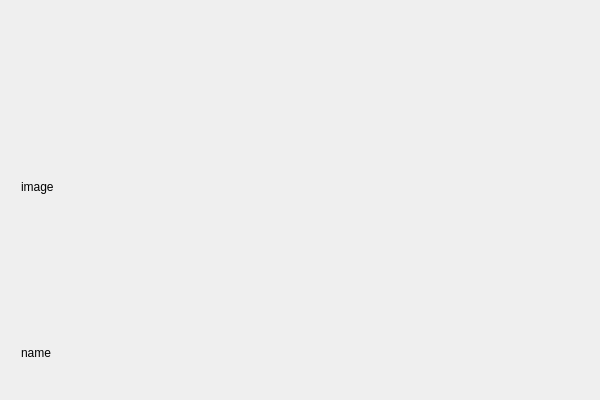
<?xml version="1.0" encoding="UTF-8"?>
<ui version="4.0">
 <class>Form</class>
 <widget class="QWidget" name="Form">
  <property name="geometry">
   <rect>
    <x>0</x>
    <y>0</y>
    <width>600</width>
    <height>400</height>
   </rect>
  </property>
  <property name="sizePolicy">
   <sizepolicy hsizetype="Expanding" vsizetype="Minimum">
    <horstretch>0</horstretch>
    <verstretch>0</verstretch>
   </sizepolicy>
  </property>
  <property name="minimumSize">
   <size>
    <width>600</width>
    <height>400</height>
   </size>
  </property>
  <property name="windowTitle">
   <string>Form</string>
  </property>
  <layout class="QVBoxLayout" name="verticalLayout_2">
   <item>
    <layout class="QVBoxLayout" name="verticalLayout">
     <property name="leftMargin">
      <number>10</number>
     </property>
     <property name="topMargin">
      <number>10</number>
     </property>
     <property name="rightMargin">
      <number>10</number>
     </property>
     <property name="bottomMargin">
      <number>10</number>
     </property>
     <item>
      <widget class="QLabel" name="imageLabel">
       <property name="enabled">
        <bool>true</bool>
       </property>
       <property name="sizePolicy">
        <sizepolicy hsizetype="Minimum" vsizetype="Fixed">
         <horstretch>0</horstretch>
         <verstretch>0</verstretch>
        </sizepolicy>
       </property>
       <property name="minimumSize">
        <size>
         <width>300</width>
         <height>300</height>
        </size>
       </property>
       <property name="maximumSize">
        <size>
         <width>800</width>
         <height>300</height>
        </size>
       </property>
       <property name="text">
        <string>image</string>
       </property>
      </widget>
     </item>
     <item>
      <widget class="QLabel" name="fileName">
       <property name="sizePolicy">
        <sizepolicy hsizetype="Preferred" vsizetype="Fixed">
         <horstretch>0</horstretch>
         <verstretch>0</verstretch>
        </sizepolicy>
       </property>
       <property name="minimumSize">
        <size>
         <width>50</width>
         <height>20</height>
        </size>
       </property>
       <property name="text">
        <string>name</string>
       </property>
      </widget>
     </item>
    </layout>
   </item>
  </layout>
 </widget>
 <resources/>
 <connections/>
</ui>
